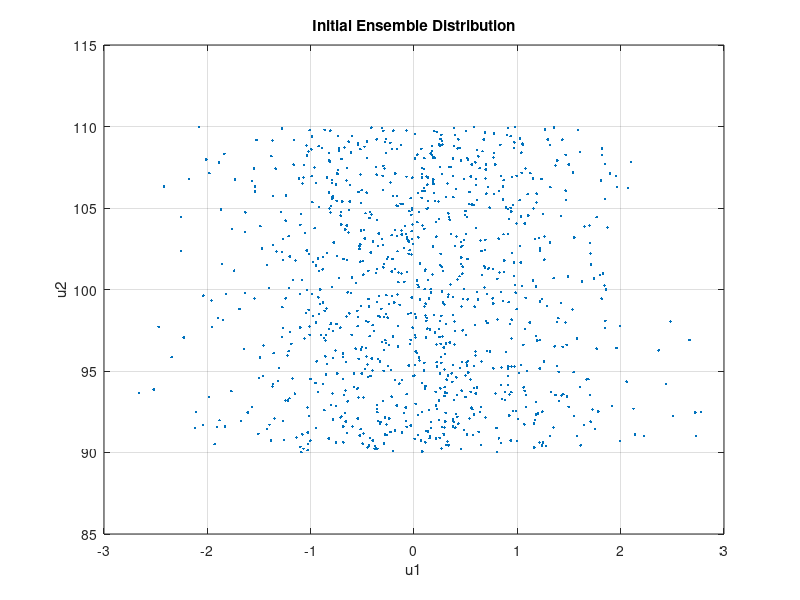

Recreate this plot in MATLAB. (Note: this script raises an error after producing the figure.)
%% Ensemble Kalman Sampler for Low-Dimensional Parameter Space Example

% Goal: Find u1, u2 knowing y data

%% Set Up
% Problem Specific Information
x = [0.25; 0.75];                                   % Measurement Location
y = [27.5; 79.7];                                   % Observed Data
p = @(x,u1,u2) u2.*x + exp(-u1).*(-1/2*(x).^2 + x/2);   % Component functions for operator G
G = @(x1,x2,u1,u2) [p(x1,u1,u2); p(x2,u1,u2)];      % Define operator G as G(u,x)
Gx = @(u1,u2) G(x(1),x(2),u1,u2);                   % Evaluate G at input x point to get G(u)

% Ensemble Kalman Algoritm Set Up
n_max = 40;                         % Total number of iterations (matches choice from paper)
J = 10^3;                           % Number of ensemble particles
u1_ensemble = normrnd(0,1,[1,J]);   % u1 ~ N[0,1]
u2_ensemble = 90 + 20*rand(1,J);    % u2 ~ U[90,110]
u_ensemble = [u1_ensemble; u2_ensemble];

% Distribution Information
I2 = eye(2);
sigma = 10;
Gamma0 = sigma.^2*I2;               % Prior Distribution
Gamma = 0.1^2 * I2;                 % Distribution
eps = 10^-7;                        % Perturbation value to avoid ill-conditioned time-steps
dt0 = 1000;                            % Initial time step

% Plot Initial Ensemble Distribution
figure(1)
plot(u_ensemble(1,:),u_ensemble(2,:),'.')
xlim([-3,3])
ylim([85,115])
title('Initial Ensemble Distribution')
xlabel('u1');
ylabel('u2');
grid on

%% EKS: Iterate to Converge to an Approximation of the True Distribution
u_n = u_ensemble;
err_EKS = zeros(1,n_max);
us_EKS = zeros(2,J,n_max);

for i = 1:n_max
    G_un = Gx(u_n(1,:),u_n(2,:));               % Compute the y-values predicted by the ensemble values
    Gbar = mean(G_un,2);                        % Update the average y-value predicted by the ensemble 
    in_prod = (G_un - Gbar)'*(Gamma\(G_un-y));  % Compute the inner product of the ensemble relative to its average versus the ensemble relative to the true y
    dtn = dt0/(norm(in_prod,"fro")+eps);        % Compute adaptive time step
    mean_adj = dtn/J*u_n*in_prod;               % Compute the term used to adjust the means to match the true distribution
    
    ubar = mean(u_n,2);                      % Compute the average ensemble coefficient values
    cov_U = 1/J*(u_n-ubar)*(u_n-ubar)';         % Compute the covariance matrix of the ensemble
    u_n_star = (I2 + dtn*cov_U*(Gamma0\I2))\(u_n - mean_adj); % Update the mean-improvement iterate

    us_EKS(:,:,i) = u_n;
    err_EKS(i) = mean(vecnorm((y-G_un).*(Gamma\(y-G_un)),1,1));
    bounds_EKS{i} = boundary(u_n(1,:)',u_n(2,:)',0);

    xi = normrnd(0,1,[2,J]);                    % Include random noise to perturb the data
    L = chol(cov_U);                            % Compute the square root of the covariance matrix using its Cholesky factorization
    u_n = u_n_star + sqrt(2*dtn)*L*xi;          % Compute the next ensemble iterate
end
u_EKS = u_n;

%% EKI Herty and Visconti: Iterate to Converge to an Approximation of the True Distribution
% This is another method against which we benchmark the EKS
u_n = u_ensemble;
err_HV = zeros(1,n_max);

for i = 1:n_max
    G_un = Gx(u_n(1,:),u_n(2,:));               % Compute the y-values predicted by the ensemble values
    Gbar = mean(G_un,2);                        % Update the average y-value predicted by the ensemble 
    in_prod = (G_un - Gbar)'*(Gamma\(G_un-y));  % Compute the inner product of the ensemble relative to its average versus the ensemble relative to the true y
    dtn = dt0/(norm(in_prod,"fro")+eps);        % Compute adaptive time step
    mean_adj = dtn/J*u_n*in_prod;               % Compute the term used to adjust the means to match the true distribution
    
    ubar = mean(u_n,2);                         % Compute the average ensemble coefficient values
    cov_U = I2;                                 % Compute the covariance matrix of the ensemble
    
    u_n_star = (I2 + dtn*cov_U*(Gamma0\I2))\(u_n - mean_adj); % Update the mean-improvement iterate

    err_HV(i) = mean(vecnorm((y-G_un).*(Gamma\(y-G_un)),1,1));
    
    xi = normrnd(0,1,[2,J]);                    % Include random noise to perturb the data
    L = chol(cov_U);                            % Compute the square root of the covariance matrix using its Cholesky factorization
    u_n = u_n_star + sqrt(2*dtn)*L*xi;          % Compute the next ensemble iterate
end
u_HV = u_n;


%% Plot the Final Ensemble Distribution
figure(2)
plot(u_EKS(1,:),u_EKS(2,:),'.')
hold on
plot(u_HV(1,:),u_HV(2,:),'.')
hold off
xlim([-4,-1.5])
ylim([103,106])
grid on
title('Final Ensemble Distribution')
legend('EKS','Herty and Visconti EKI');
xlabel('u1');
ylabel('u2');

%% Plot the Rough Area in Which the Data lives at each iterate
figure(3)
plot(u_EKS(1,:),u_EKS(2,:),'.','DisplayName','Final Distribution')
title('Distribution Domain of the Ensemble Points vs. Iterations')
hold on
for i = 3:3:n_max
    us1 = us_EKS(1,:,i);
    us2 = us_EKS(2,:,i);
    k = bounds_EKS{i};
    txt = ['N = ',num2str(i)]; 
    plot(us1(k),us2(k),'DisplayName',txt)
end
hold off
legend show
xlabel('u_1');
ylabel('u_2');

%% Plot Error/Convergence over Iterations
figure(4)
semilogy(1:n_max,err_EKS)
hold on
semilogy(1:n_max,err_HV)
hold off
grid on
title('Ensemble Error vs. Iterates')
xlabel('Iterate [N]');
ylabel('Error 1/J \Sigma_{j = 1}^J |y - G(u_j)|_\Gamma^2')